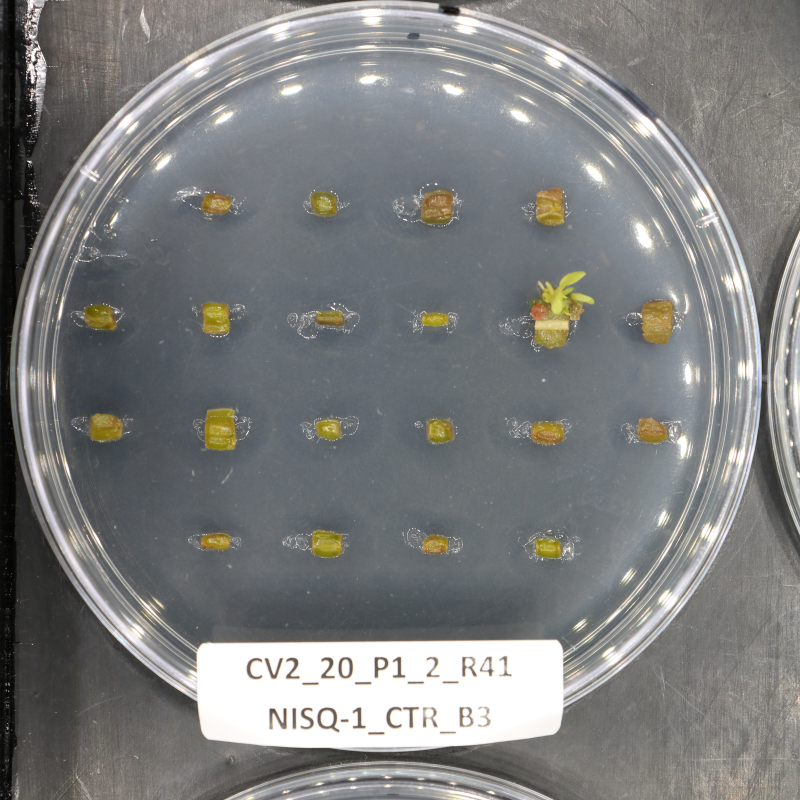
#> input picture Alignment_testing/CV2_F1.9_I5.0_L100_cyan_234342_19_2_5_rgb.jpg, 4000 x 4000 px (shown at 1/5 size)
$ python -i utils.py   (imports and definitions only)   (older library calls are emulated)
#> lines starting #> are read from the running program, lines starting #| are printed output that depends on the picture; after the words box and inside, x2 and y2 are one past the last pixel; in counts of white or black regions, pixels touching at a corner belong together
"""
    Utility functions for image matching task.
"""
import os
from xlrd import open_workbook
from xlrd import XL_CELL_TEXT, XL_CELL_NUMBER, XL_CELL_DATE, XL_CELL_BOOLEAN
import numpy as np
import matplotlib.pyplot as plt
import cv2

# [37 lines left out: function sheet_to_array, not called in this run]

class ChloroPreprocess:
    def __init__(self, sheet_chloro):
        self.min_x, self.max_x, self.min_y, self.max_y = 0, 0, 0, 0
        self.sheet_chloro = sheet_chloro

    # [21 lines left out: functions crop_dimensions, preprocess_chlorophyll_ch, not called in this run]

class RGBPreprocess:
    def __init__(self):
        self.th, self.tw, self.bh, self.bw = 0, 0, 0, 0

    def preprocess_greench_image(self, greench_img):
        """
            Preprocess the green channel of the rgb image to get the plants information.
            1. Crop the petri dish from the image.
            2. Median blur the image to remove the small noises in the image.
            3. Find contours to detect the plants in the petri dish.
            4. Crop the plants from the image.
        """
        # Resize image to detect the contours easily.
        self.h, self.w = 600, 600
        #h, w = int(greench_img.shape[0]/8), int(greench_img.shape[0]/8)
        greench_img = cv2.resize(greench_img, (self.h, self.w))

        circles = cv2.HoughCircles(greench_img, cv2.HOUGH_GRADIENT, 1, 20, param1=50, param2=30, minRadius=240, maxRadius=250)
        index = np.argmin(circles[circles[:,:,0] > 300][:,0])
        circle = circles[:,index,:]

        green = greench_img.copy()

        # [24 lines of commented-out code are left out]

        (x, y), radius = (circle[0, 0], circle[0, 1]), circle[0, 2]
        center = (int(x), int(y))
        radius = int(radius)
        print("RGB center: ", center)
        print("RGB radius: ", radius)
        greench_img = cv2.circle(greench_img, center, radius, (0,255,0),  2)

        # Change image to black and white to easily detect contours.
        # Modify the values of thresholding based on image pixel intensities.
        img = cv2.medianBlur(greench_img, 5) # apply Median blur to smoothen out the noise (small light visible plants)
        ret, thresh = cv2.threshold(img, 100, 255, 0)

        # find contours to detect the plants inside the circle
        _, contours, hierarchy = cv2.findContours(thresh, cv2.RETR_TREE, cv2.CHAIN_APPROX_SIMPLE)

        contour_pts = []
        for contour in contours:
            for c in contour:
                if ((c[0][0]-center[0])**2 + (c[0][1]-center[1])**2) < (radius-15)**2:
                    contour_pts.append(c[0])

        contour_pts = np.array(contour_pts)
        self.th, self.tw, self.bh, self.bw = np.min(contour_pts[:, 0]), np.min(contour_pts[:, 1]), np.max(contour_pts[:, 0]), np.max(contour_pts[:, 1])
        print("RGB crop dimensions: ", self.th, self.tw, self.bh, self.bw)

        img = greench_img[self.tw:self.bw, self.th:self.bh]

        return img

    # [4 lines left out: function preprocess_rgb, not called in this run]

class ImageAlignment:
    def __init__(self):
        self.h_matrix = 0

    # [105 lines left out: functions image_align_sift, warp_image, not called in this run]


>>> import cv2
>>> picture = cv2.imread('../Alignment_testing/CV2_F1.9_I5.0_L100_cyan_234342_19_2_5_rgb.jpg', cv2.IMREAD_GRAYSCALE)
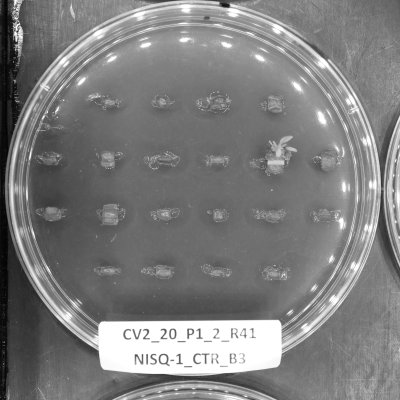
#> picture: shape (4000, 4000) (shown at 1/10 size); min 0, max 255, mean 125.9
>>> result = RGBPreprocess().preprocess_greench_image(picture)
#> in preprocess_greench_image, `greench_img = cv2.resize(greench_img, (self.h, self.w))`:
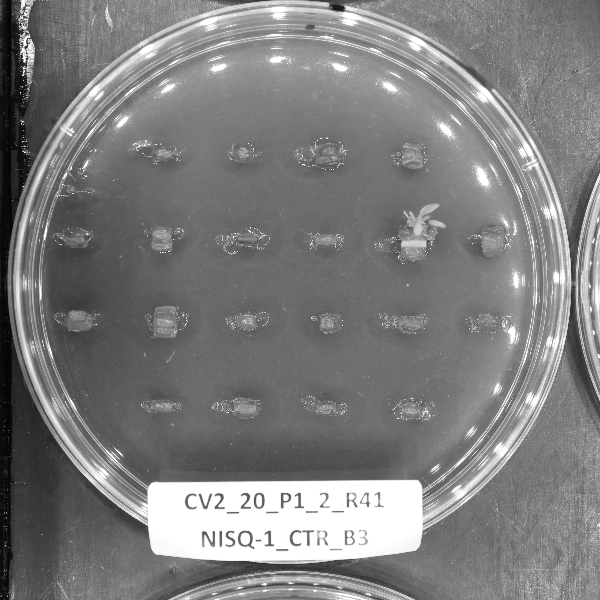
#> greench_img: shape (600, 600); min 3, max 255, mean 125.8
#> in preprocess_greench_image, `circles = cv2.HoughCircles(greench_img, cv2.HOUGH_GRADIENT, 1, 20, par..`: circles = [[287.5, 282.5, 249.4], [266.5, 263.5, 249.4], [265.5, 298.5, 249.4], [294.5, 260.5, 249.4], [307.5, 280.5, 249.4], [314.5, 260.5, 246.1], [290.5, 303.5, 249.4], [269.5, 318.5, 249.4], [317.5, 298.5, 249.4], [281.5, 244.5, 249.4], [251.5, 281.5, 245]]
#> in preprocess_greench_image, `index = np.argmin(circles[circles[:,:,0] > 300][:,0])`: index = 0
#> in preprocess_greench_image, `circle = circles[:,index,:]`: circle = [[287.5, 282.5, 249.4]]
#> in preprocess_greench_image, `(x, y), radius = (circle[0, 0], circle[0, 1]), circle[0, 2]`: x = 287.5; y = 282.5; radius = 249.4
#> in preprocess_greench_image, `center = (int(x), int(y))`: center = (287, 282)
#> in preprocess_greench_image, `radius = int(radius)`: radius = 249
#| RGB center:  (287, 282)
#| RGB radius:  249
#> in preprocess_greench_image, `greench_img = cv2.circle(greench_img, center, radius, (0,255,0),  2)`:
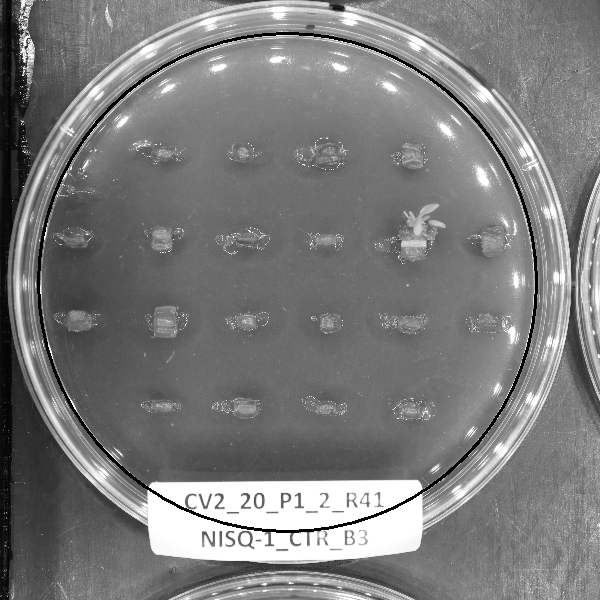
#> greench_img: shape (600, 600); 1.31% of pixels changed, all inside (x1, y1, x2, y2) = (37, 32, 538, 533)
#> in preprocess_greench_image, `img = cv2.medianBlur(greench_img, 5)`:
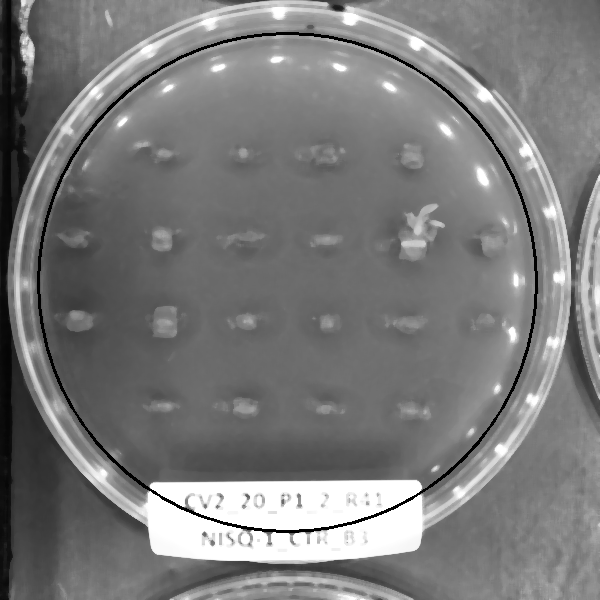
#> img: shape (600, 600); min 0, max 255, mean 122.5
#> in preprocess_greench_image, `ret, thresh = cv2.threshold(img, 100, 255, 0)`:
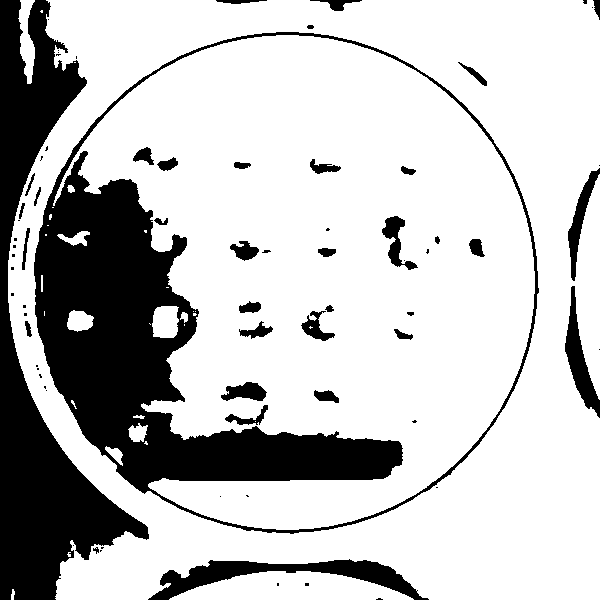
#> thresh: shape (600, 600); 75.9% white; 74 black regions (38 under 20 px)
#> in preprocess_greench_image, `_, contours, hierarchy = cv2.findContours(thresh, cv2.RETR_TREE, cv2.C..`: contours = 98 contours, 57 with area under 20; largest, box (x1, y1, x2, y2) and area: (8, 0, 600, 600) 317275, (33, 31, 540, 535) 198746, (53, 35, 535, 530) 148714, (169, 571, 414, 600) 4602, (381, 215, 419, 271) 773
#> the loop in preprocess_greench_image, `for contour in contours:` made 98 passes
#> contour on passes 6, 9, 13, 15, 33, 39, 40, 47: [[74, 62], [75, 62]], [[416, 590], [417, 589], [418, 590], [417, 591]], [[72, 545], [73, 544], [74, 545], [73, 546]], [[45, 390], [46, 389], [47, 390], [46, 391]], [[39, 160], [40, 159], [41, 160], [40, 161]], [[57, 52], [58, 51], [59, 52], [58, 53]], [[57, 50], [58, 49], [59, 50], [58, 51]], [[184, 324], [184, 325]]
#> after the loop in preprocess_greench_image, `for contour in contours:`: contour_pts = 1469 pairs, first value 58 to 485, second value 146 to 497
#> in preprocess_greench_image, `self.th, self.tw, self.bh, self.bw = np.min(contour_pts[:, 0]), np.min..`: self.th = 58; self.tw = 146; self.bh = 485; self.bw = 497
#| RGB crop dimensions:  58 146 485 497
#> in preprocess_greench_image, `img = greench_img[self.tw:self.bw, self.th:self.bh]`:
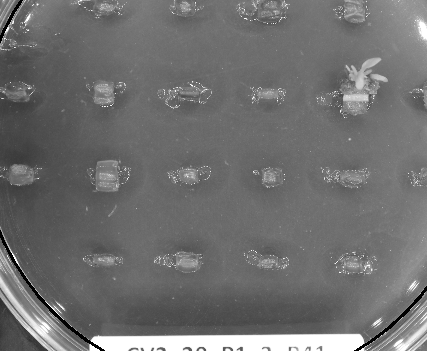
#> img: shape (351, 427); min 0, max 255, mean 111.2

$ run again, on Alignment_testing/GWO1_I2.0_F1.9_L80_103527_1_0_1_rgb.jpg
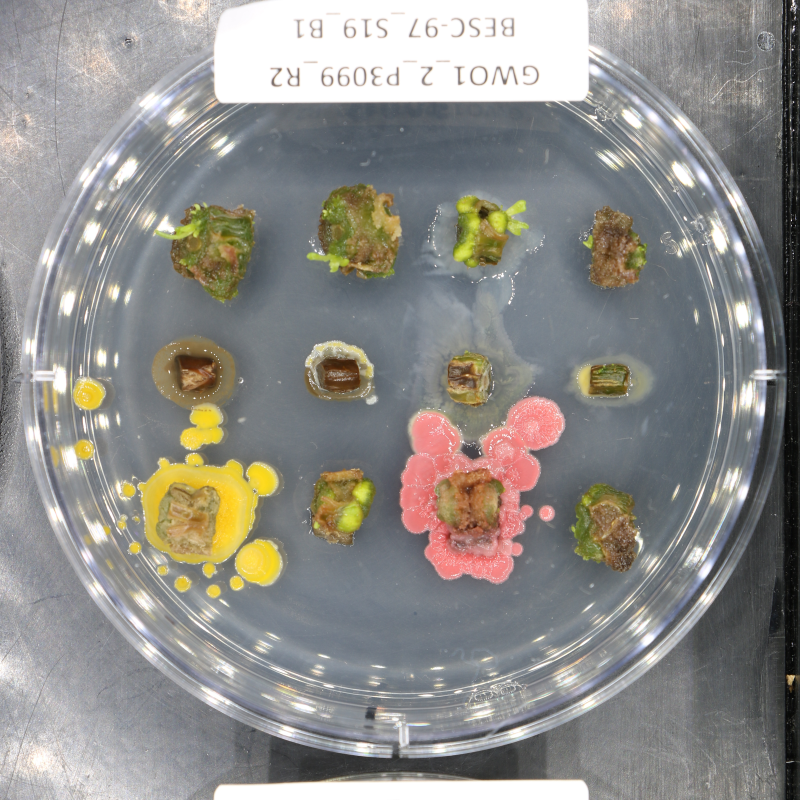
#> input picture Alignment_testing/GWO1_I2.0_F1.9_L80_103527_1_0_1_rgb.jpg, 4000 x 4000 px (shown at 1/5 size)
#> circles = [[302.5, 283.5, 240.6], [308.5, 304.5, 249.4], [334.5, 301.5, 249.4], [312.5, 264.5, 249.4], [279.5, 299.5, 249.4], [339.5, 271.5, 249.4], [292.5, 317.5, 249.4], [286.5, 263.5, 249.4]]
#> index = 0
#> circle = [[302.5, 283.5, 240.6]]
#> in preprocess_greench_image, `(x, y), radius = (circle[0, 0], circle[0, 1]), circle[0, 2]`: x = 302.5; y = 283.5; radius = 240.6
#> center = (302, 283)
#> in preprocess_greench_image, `radius = int(radius)`: radius = 240
#| RGB center:  (302, 283)
#| RGB radius:  240
#> in preprocess_greench_image, `ret, thresh = cv2.threshold(img, 100, 255, 0)`:
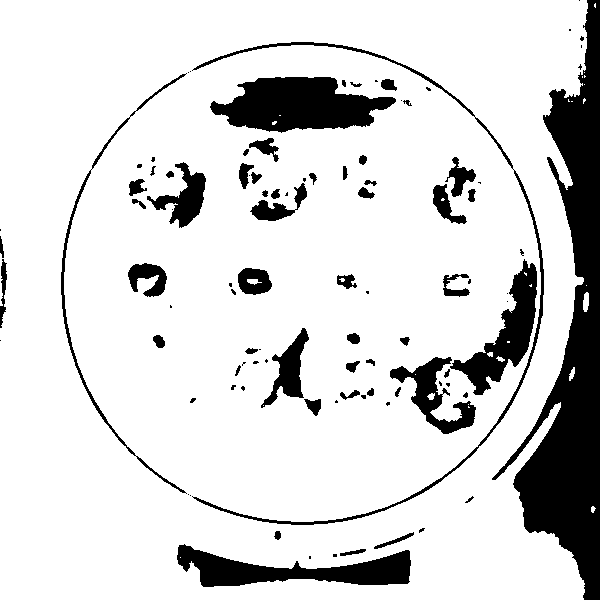
#> thresh: shape (600, 600); 84.7% white; 99 black regions (43 under 20 px)
#> contours = 138 contours, 63 with area under 20; largest, box (x1, y1, x2, y2) and area: (0, 0, 588, 600) 334674, (209, 76, 397, 134) 6960, (176, 543, 412, 588) 5095, (449, 258, 538, 396) 4138, (389, 356, 477, 435) 2382
#> the loop in preprocess_greench_image, `for contour in contours:` made 138 passes
#> contour on passes 4, 5, 6, 8, 9, 10, 11, 12: [[586, 285]], [[571, 101], [572, 101]], [[568, 99], [568, 101], [569, 101], [568, 100]], [[584, 84]], [[582, 76], [582, 77]], [[584, 75], [584, 77], [585, 76]], [[584, 72]], [[595, 3], [594, 4], [594, 6], [595, 7]]
#> after the loop in preprocess_greench_image, `for contour in contours:`: contour_pts = 2385 pairs, first value 127 to 526, second value 76 to 434
#> self.th = 127; self.tw = 76; self.bh = 526; self.bw = 434
#| RGB crop dimensions:  127 76 526 434
#> in preprocess_greench_image, `img = greench_img[self.tw:self.bw, self.th:self.bh]`:
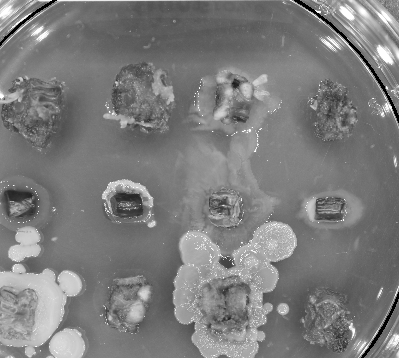
#> img: shape (358, 399); min 0, max 255, mean 124.4
